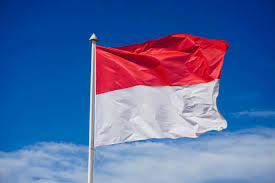
#> input picture indonesia 2.jpeg, 275 x 183 px
$ python 'assignment 2 task 3.py'
#> lines starting #> are read from the running program, lines starting #| are printed output that depends on the picture; after the words box and inside, x2 and y2 are one past the last pixel; in counts of white or black regions, pixels touching at a corner belong together
import cv2
import matplotlib.pyplot as plt
import numpy as np

ind = cv2.imread('indonesia 2.jpeg')
#> ind is the input picture: shape (183, 275, 3); mean B, G, R 161.7, 107.6, 84.8
pol = cv2.imread('poland 2.jpeg')
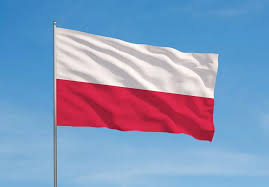
#> input picture poland 2.jpeg, 269 x 187 px
#> pol is the input picture: shape (187, 269, 3); mean B, G, R 189.3, 152.9, 133.6

ind = cv2.cvtColor(ind, cv2.COLOR_BGR2GRAY)
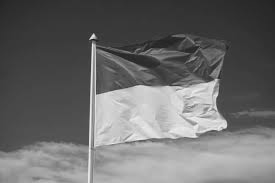
#> ind: shape (183, 275); min 19, max 242, mean 106.9
pol = cv2.cvtColor(pol, cv2.COLOR_BGR2GRAY)
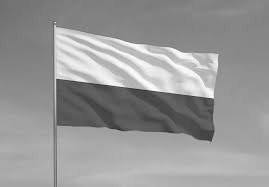
#> pol: shape (187, 269); min 39, max 255, mean 151.3
flag = ind.copy()
ret, binary_image = cv2.threshold(flag, 127, 255, cv2.THRESH_BINARY)
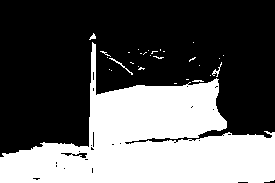
#> binary_image: shape (183, 275); 36.8% white; 30 white regions (26 under 20 px), largest, box (x1, y1, x2, y2) and area: (0, 42, 275, 183) 18272, (109, 58, 133, 75) 46, (212, 62, 222, 77) 39, (89, 33, 96, 40) 25

h, w = flag.shape
#> h = 183; w = 275
upper_half = flag[:h//2, :]
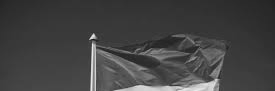
#> upper_half: shape (91, 275); min 19, max 235, mean 66.4
lower_half = flag[h//2:, :]
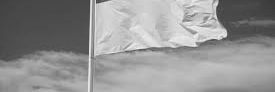
#> lower_half: shape (92, 275); min 57, max 242, mean 147

mean_up = np.mean(upper_half)
#> mean_up = 66.41
mean_down = np.mean(lower_half)
#> mean_down = 147

if mean_up > mean_down :
    result = 'Poland'
else :
    result = 'Indonesia'

print(result)
